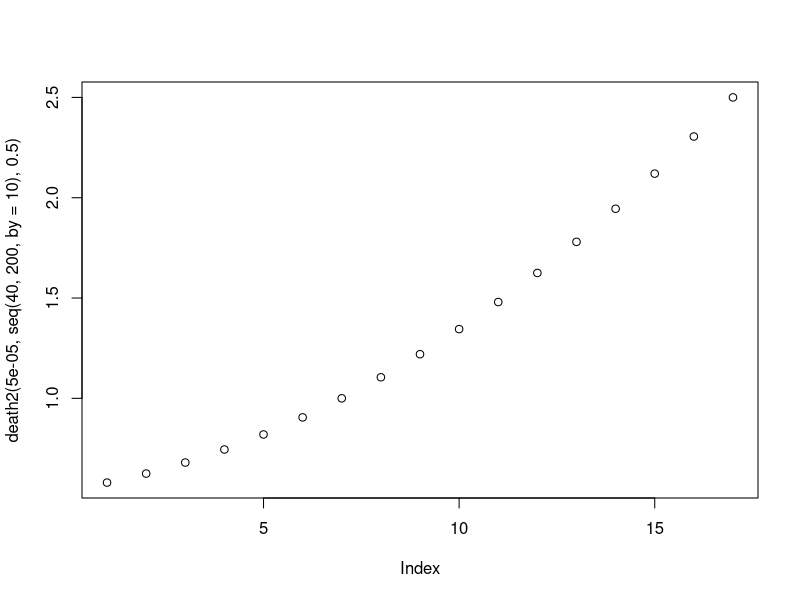
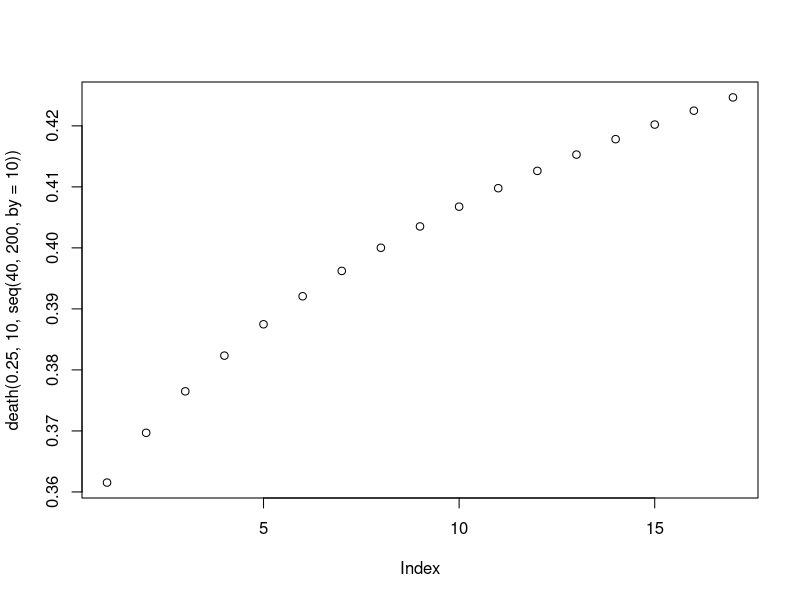
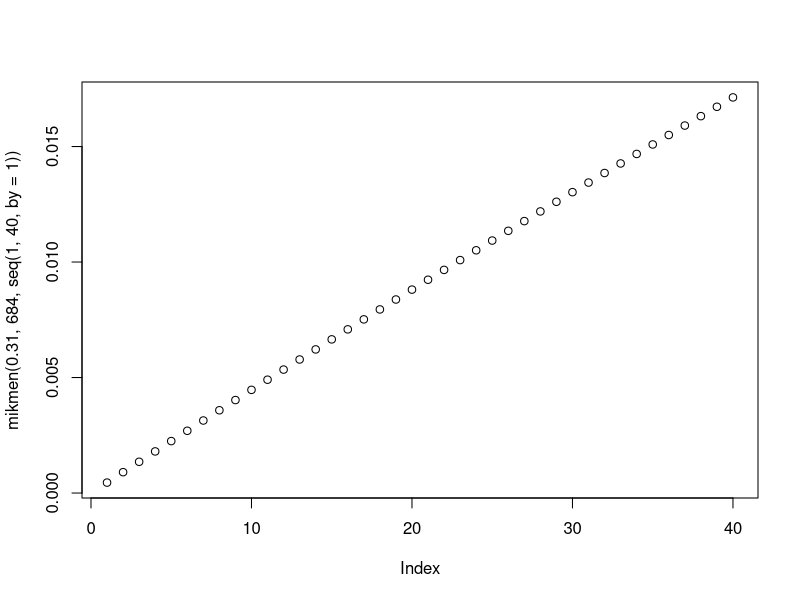

These figures' R source, in order: (Note: this script raises an error after producing the figures.)
#make data frame for simulated data: want to use NH4 to predict chl a
# 5 replicates for 5 treatments over 28 days
faux <- data.frame(
  time = rep(seq(1,27),each=25),
  ind = rep(seq(1,25), 27),
  chl = c(rep(40,25),rep(0,650)),
  nh4 = c(rep(c(3,9,18,36,54),each =5),rep(0,650)))

faux_out <- vector("list", 16)

## mich men growth
mikmen <- function(a, s, nh4) {
 # nh4 <- seq(0.01, 40, by = 0.1)
 a * nh4 / (s + nh4)
 # plot(nh4, out)
}
death <- function(a,b,chl){
  a*chl^(1/b)
}

death2 <- function(a, chl,int){
  (a*chl^2)+int
}

par(mfrow = c(1,1));plot(death2(0.00005, seq(40, 200, by = 10), 0.5)) 
par(mfrow = c(1,1));plot(death(0.25, 10, seq(40, 200, by = 10))) 
par(mfrow = c(1,1)); plot(mikmen(.31, 684, seq(1, 40, by = 1)))

#need nh4 to make sense??? need its own function some sort of decreasing function over time
fun <- function (dat,a, s,z, sd_chl_proc, sd_nh4_proc, sd_chl_obs, sd_nh4_obs) {
  for (i in 1:length(unique(faux$ind))) {  #to follow an individual replicate
    for (j in 2:length(unique(faux$time))) { #over each time point
      
      faux[faux$ind == unique(faux$ind)[i] & faux$time == unique(faux$time)[j], ]$nh4 <-   
        z *  subset(faux, ind == unique(faux$ind)[i] & time == unique(faux$time)[j-1])$nh4 
    
        #process level in z (nh4)
      faux[faux$ind == unique(faux$ind)[i] & faux$time == unique(faux$time)[j], ]$nh4 <-
      rlnorm(1,log(faux[faux$ind == unique(faux$ind)[i] & faux$time == unique(faux$time)[j], ]$nh4), 
             log(sd_nh4_proc))
      
      faux[faux$ind == unique(faux$ind)[i] & faux$time == unique(faux$time)[j], ]$chl <-
        # yesterdays chl +
        faux[faux$ind == unique(faux$ind)[i] & faux$time == unique(faux$time)[j-1], ]$chl+
        # a times yesterday nh4/(s +yesterday Nh4)*
         ((a*faux[faux$ind==unique(faux$ind)[i]&faux$time==unique(faux$time)[j-1],]$nh4)/
              (s+faux[faux$ind==unique(faux$ind)[i]&faux$time==unique(faux$time)[j-1],]$nh4)*
            # yesterdays chl-
        faux[faux$ind == unique(faux$ind)[i] & faux$time == unique(faux$time)[j-1], ]$chl) - 
        #(D * yesterdays chl)* yesterdays chl so that D is density dependent
        death2(0.000005, faux[faux$ind == unique(faux$ind)[i] & faux$time == unique(faux$time)[j-1], ]$chl)*
  faux[faux$ind == unique(faux$ind)[i] & faux$time == unique(faux$time)[j-1], ]$chl
    
    if (faux[faux$ind == unique(faux$ind)[i] & faux$time == unique(faux$time)[j], ]$chl < 0) {
      faux[faux$ind == unique(faux$ind)[i] & faux$time == unique(faux$time)[j], ]$chl <- 0
    }
      
      
     #process level in chl
      faux[faux$ind==unique(faux$ind)[i] & faux$time==unique(faux$time)[j], ]$chl <-
        rlnorm(1,log(faux[faux$ind == unique(faux$ind)[i] & faux$time == unique(faux$time)[j], ]$chl), 
               log(sd_chl_proc))
  }
  }

  #observation level error 
  faux$chl<- rlnorm(length(faux$chl),log(faux$chl),log(sd_chl_obs))
  faux$nh4 <- rlnorm(length(faux$nh4), log(faux$nh4),log(sd_nh4_obs))
  
  return(list(c(a=a,s=s,z=z,sd_chl_proc=sd_chl_proc, sd_nh4_proc=sd_nh4_proc, 
                sd_chl_obs=sd_chl_obs, sd_nh4_obs=sd_nh4_obs), faux))
}

faux_out[c(1,2)] <- fun(dat=faux,a=3,s=20,z=0.9,sd_chl_proc=1.0, sd_nh4_proc=1.0, 
                          sd_chl_obs=1.0, sd_nh4_obs=1.0)

par(mfrow = c(2, 1)); with(faux_out[[2]], plot(time, nh4)); with(faux_out[[2]], plot(time, log(chl)))

faux_out[c(3,4)] <- fun(dat=faux,a=1,s=20,z=0.9,sd_chl_proc=1.0, sd_nh4_proc=1.0, 
                          sd_chl_obs=1.2, sd_nh4_obs=1.0)

faux_out[c(5,6)] <- fun(dat=faux,a=1,s=20,z=0.9,sd_chl_proc=1.0, sd_nh4_proc=1.0, 
                          sd_chl_obs=1.0, sd_nh4_obs=1.2)

faux_out[c(7,8)] <- fun(dat=faux,a=1,s=20,z=0.9,sd_chl_proc=1.0, sd_nh4_proc=1.0, 
                          sd_chl_obs=1.2, sd_nh4_obs=1.2)

faux_out[c(9,10)] <- fun(dat=faux,a=1,s=20,z=0.9,sd_chl_proc=1.1, sd_nh4_proc=1.0, 
                          sd_chl_obs=1.0, sd_nh4_obs=1.0)

faux_out[c(11,12)] <- fun(dat=faux,a=1,s=20,z=0.9,sd_chl_proc=1.0, sd_nh4_proc=1.1, 
                          sd_chl_obs=1.0, sd_nh4_obs=1.0)

faux_out[c(13,14)] <- fun(dat=faux,a=1,s=20,z=0.9,sd_chl_proc=1.1, sd_nh4_proc=1.1, 
                          sd_chl_obs=1.0, sd_nh4_obs=1.0)

faux_out[c(15,16)] <- fun(dat=faux,a=1,s=20,z=0.9,sd_chl_proc=1.1, sd_nh4_proc=1.1, 
                        sd_chl_obs=1.2, sd_nh4_obs=1.2)

save(faux_out,file = "faux_out.Rdata")



